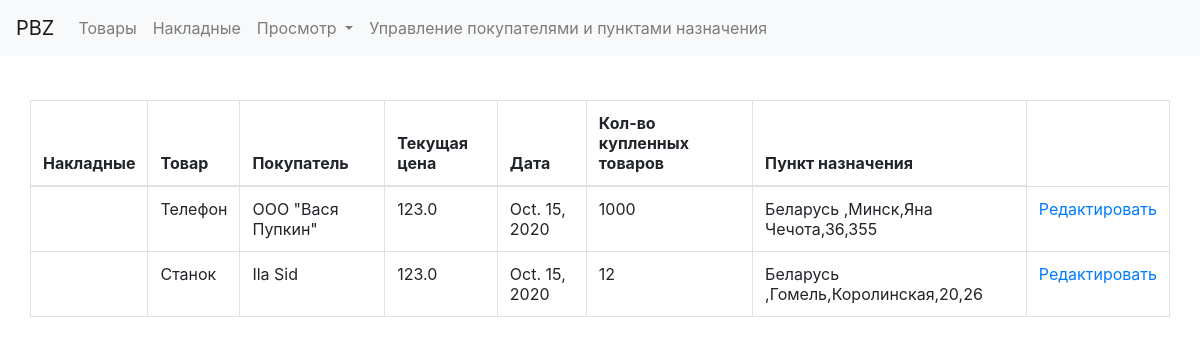
The page /edit_waybill_page on the database as committed earlier.
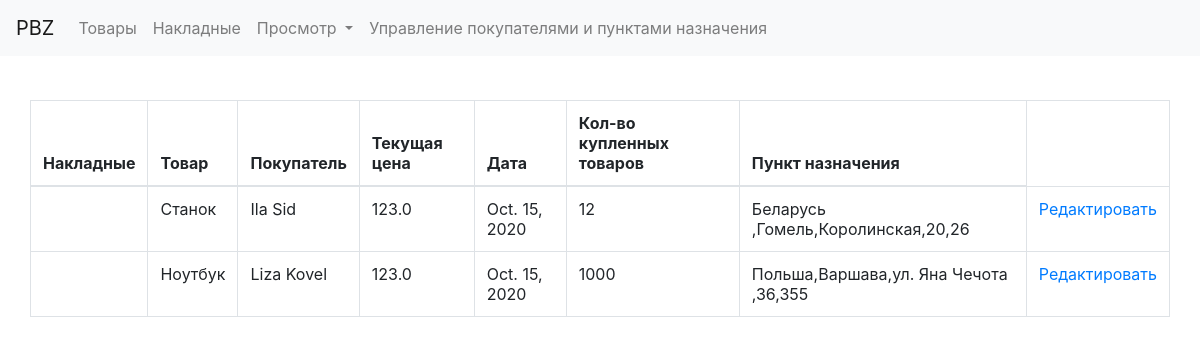
The same page on the database as committed later.
### PBZ/models.py (models this page shows)
class Waybill(models.Model):
    product = models.ForeignKey(Product, on_delete=models.CASCADE)
    customer = models.OneToOneField(Customer, on_delete=models.CASCADE)
    current_price = models.FloatField()
    date= models.DateField()
    number_of_product = models.IntegerField()
    destination = models.OneToOneField(Destination, on_delete=models.CASCADE)

class Product(models.Model):
    name = models.CharField(max_length=100)
    category = models.CharField(max_length=100)
    company = models.CharField(max_length=100)

class Customer(models.Model):
    type = models.CharField(max_length=100)
    name = models.CharField(max_length=100)
    address = models.CharField(max_length=100)
    passport_id = models.IntegerField()
    passport_series = models.CharField(max_length=2)
    bank_details = models.CharField(max_length=100)

class Destination(models.Model):
    country = models.CharField(max_length=100)
    region_name = models.CharField(max_length=100)
    street = models.CharField(max_length=100)
    house_number = models.IntegerField()
    flat_number = models.IntegerField()

### PBZ/views.py (the view)
# urls.py: path('edit_waybill_page', views.edit_waybill_page, name='edit_waybill_page'),
def edit_waybill_page(request):
    context = {}
    context['waybill'] = Waybill.objects.all()
    return render(request, 'edit_waybill.html', context)

### PBZ/templates/edit_waybill.html
{% extends 'common.html' %}
{% block content %}
    <body class="container-fluid"
          style="background-image: url('http://www.bvinyl.com/image/catalog/texts/bvinyl-warehouse.jpg'); background-repeat: no-repeat; background-size: cover; background-position: center center;">
    <div class="container-fluid" style="background-color: white">
        <table class="table table-bordered">
            <thead>
            <tr>
                <th>Накладные</th>
                <th>Товар</th>
                <th>Покупатель</th>
                <th>Текущая цена</th>
                <th>Дата</th>
                <th>Кол-во купленных товаров</th>
                <th>Пункт назначения</th>
            </tr>
            </thead>
            <tbody>
                {% for item in waybill %}
                    <tr>
                    <th scope="row"></th>
                        <td>{{ item.product.name }}</td>
                    <td>{{ item.customer.name }}</td>
                    <td>{{ item.current_price }}</td>
                        <td>{{ item.date }}</td>
                        <td>{{ item.number_of_product }}</td>
                        <td>{{ item.destination.country}},{{ item.destination.region_name}},{{ item.destination.street}},{{ item.destination.house_number}},{{ item.destination.flat_number}}</td>
                    <td><a href="{% url 'edit_waybill' item.id %}">Редактировать</a></td>
                    </tr>
                {% endfor %}
            </tbody>
        </table>
    </div>
    </body>
{% endblock %}

Rows that differ between the two databases and show on the page:
removed Waybill: product.name "Телефон", customer.name "ООО \"Вася Пупкин\"", current_price "123.0", date "Oct. 15, 2020", number_of_product "1000", destination.country "Беларусь", destination.region_name "Минск", destination.street "Яна Чечота", destination.house_number "36", destination.flat_number "355"
added Waybill: product.name "Ноутбук", customer.name "Liza Kovel", current_price "123.0", date "Oct. 15, 2020", number_of_product "1000", destination.country "Польша", destination.region_name "Варшава", destination.street "ул. Яна Чечота", destination.house_number "36", destination.flat_number "355"
